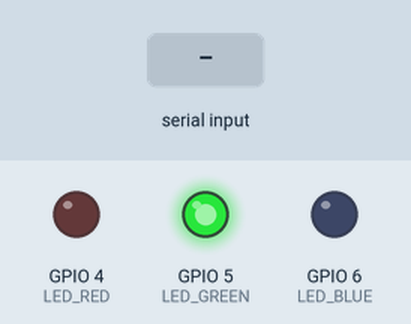
This program was run on a simulated Raspberry Pi (BCM pin numbers). Shown: output pins drawn as LEDs (lit = HIGH). Dashed ring = blinking. The test bench sets the inputs (shaded band). Random numbers come from a fixed seed; what the program prints to the terminal is not drawn. At 6.3 s the program stops and its outputs stay as they are.

Above: at 1.6 s.
At 3.7 s:
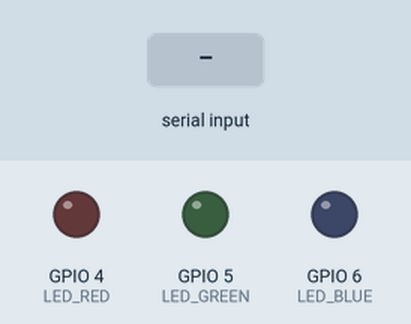
3.8 s: "7" typed at the terminal, then Enter
At 4.2 s:
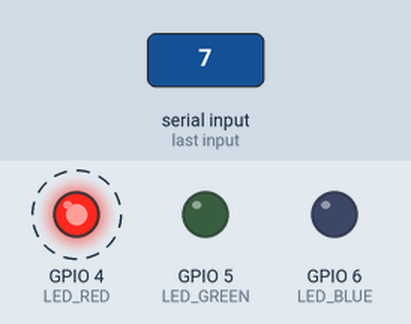
Timing chart, 0 to 7.8 s (numbered marks = the images above; inputs shaded):
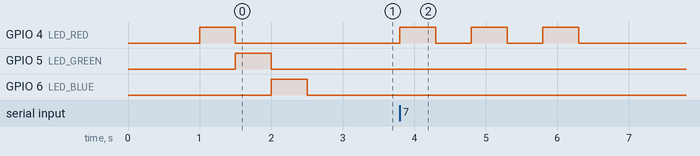

Measured:
- after the input at 3.8 s, GPIO 4 (LED_RED): alternates HIGH for 0.50 s and LOW for 0.50 s, 6 changes in all, then stays LOW, starting at once

The program:

led_game__1_.py
```python
import RPi.GPIO as GPIO
import random
import time

# GPIO 핀 번호 설정
LED_RED = 4    # LED_RED - GPIO_04
LED_GREEN = 5  # LED_GREEN - GPIO_05
LED_BLUE = 6   # LED_BLUE - GPIO_06

# GPIO 핀 모드 설정
GPIO.setmode(GPIO.BCM)
GPIO.setup(LED_RED, GPIO.OUT)
GPIO.setup(LED_GREEN, GPIO.OUT)
GPIO.setup(LED_BLUE, GPIO.OUT)

# LED 초기화
GPIO.output(LED_RED, GPIO.LOW)
GPIO.output(LED_GREEN, GPIO.LOW)
GPIO.output(LED_BLUE, GPIO.LOW)

# 게임 시작
print("------------------------------------------------")
print("                빛의 삼원색 게임 ")
print("- 색을 확인하고 합쳐지면 어떤 색이 되는지 맞춰보자 -")
print("------------------------------------------------\n")

# 랜덤 색 2개 or 3개 선정
randColor = [0, 0, 0]
if random.randint(0, 2) != 0:
    # 화이트 이외의 다른 색
    randColor[0] = random.randint(1, 3)
    randColor[1] = random.randint(1, 3)
    while randColor[0] == randColor[1]:
        randColor[1] = random.randint(1, 3)
else:
    # 화이트가 되는 경우
    randColor[2] = 7

# 랜덤 색 출력
time.sleep(1)
if randColor[2] == 7:
    GPIO.output(LED_RED, GPIO.HIGH)
    time.sleep(0.5)
    GPIO.output(LED_RED, GPIO.LOW)
    GPIO.output(LED_GREEN, GPIO.HIGH)
    time.sleep(0.5)
    GPIO.output(LED_GREEN, GPIO.LOW)
    GPIO.output(LED_BLUE, GPIO.HIGH)
    time.sleep(0.5)
    GPIO.output(LED_BLUE, GPIO.LOW)
else:
    # 다른 색인 경우
    if randColor[0] == 1:
        GPIO.output(LED_RED, GPIO.HIGH)
        time.sleep(0.5)
        GPIO.output(LED_RED, GPIO.LOW)
    elif randColor[0] == 2:
        GPIO.output(LED_GREEN, GPIO.HIGH)
        time.sleep(0.5)
        GPIO.output(LED_GREEN, GPIO.LOW)
    elif randColor[0] == 3:
        GPIO.output(LED_BLUE, GPIO.HIGH)
        time.sleep(0.5)
        GPIO.output(LED_BLUE, GPIO.LOW)

    if randColor[1] == 1:
        GPIO.output(LED_RED, GPIO.HIGH)
        time.sleep(0.5)
        GPIO.output(LED_RED, GPIO.LOW)
    elif randColor[1] == 2:
        GPIO.output(LED_GREEN, GPIO.HIGH)
        time.sleep(0.5)
        GPIO.output(LED_GREEN, GPIO.LOW)
    elif randColor[1] == 3:
        GPIO.output(LED_BLUE, GPIO.HIGH)
        time.sleep(0.5)
        GPIO.output(LED_BLUE, GPIO.LOW)

# 선택 옵션 출력
print("---------------------------")
print("1. yellow")
print("2. magenta")
print("3. cyan")
print("4. white")
print("---------------------------\n")

# 답 입력 받기
number = int(input("숫자를 입력하세요: "))

# 정답일 경우
if number + 2 == randColor[0] + randColor[1] or number + 3 == randColor[2]:
    print("정답입니다.")
    GPIO.output(LED_RED, GPIO.HIGH)
    time.sleep(0.5)
    GPIO.output(LED_GREEN, GPIO.HIGH)
    time.sleep(0.5)
    GPIO.output(LED_BLUE, GPIO.HIGH)
    time.sleep(0.5)
    GPIO.output(LED_RED, GPIO.LOW)
    GPIO.output(LED_GREEN, GPIO.LOW)
    GPIO.output(LED_BLUE, GPIO.LOW)
else:
    # 오답일 경우
    print("오답입니다.")
    GPIO.output(LED_RED, GPIO.HIGH)
    time.sleep(0.5)
    GPIO.output(LED_RED, GPIO.LOW)
    time.sleep(0.5)
    GPIO.output(LED_RED, GPIO.HIGH)
    time.sleep(0.5)
    GPIO.output(LED_RED, GPIO.LOW)
    time.sleep(0.5)
    GPIO.output(LED_RED, GPIO.HIGH)
    time.sleep(0.5)
    GPIO.output(LED_RED, GPIO.LOW)

GPIO.cleanup()
```
